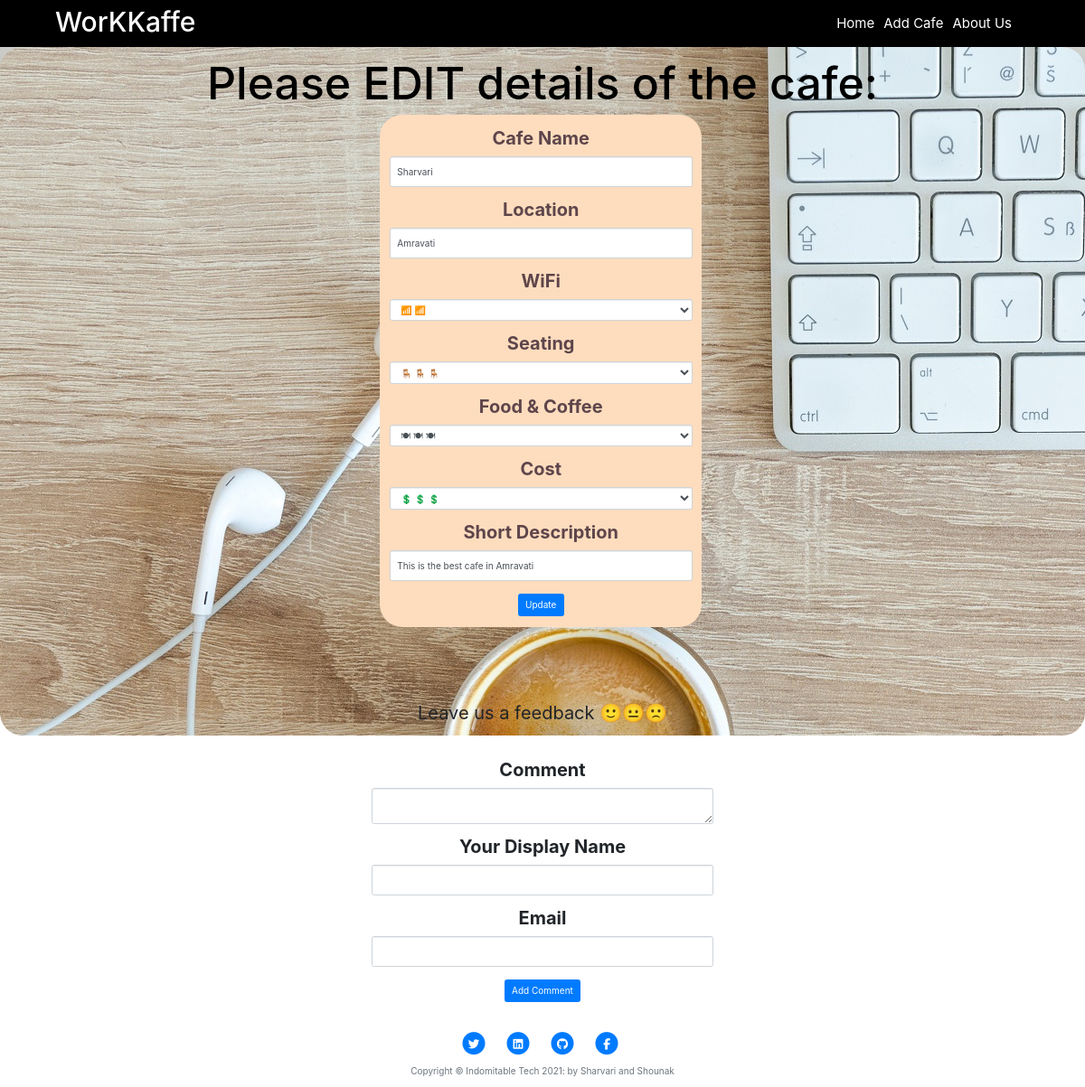
Screenshot of /edit/1 with the database file from the repository.
### main.py (models this page shows)
class CafeDB(db.Model):
    __tablename__ = "cafe"
    id = db.Column(db.Integer, primary_key=True)
    cafe_name = db.Column(db.Text, unique=True, nullable=False)
    address = db.Column(db.Text, nullable=False)
    wifi = db.Column(db.Text, nullable=False)
    seating = db.Column(db.Text, nullable=False)
    food = db.Column(db.Text, nullable=False)
    cost = db.Column(db.Text, nullable=False)
    description = db.Column(db.Text, nullable=False)
    reviews = relationship("CafeReviewsDB", back_populates="cafe")

### main.py (the view, shortened to what this page needs)
@app.route("/edit/<int:index>", methods=["POST", "GET"])
def edit_cafe(index):
    feedback_form = AddWebsiteComments()
    cafe_data = CafeDB.query.filter_by(id=index).first()
    cafe_edit_form = EditCafe(cafe_name=cafe_data.cafe_name,
                              address=cafe_data.address,
                              wifi=cafe_data.wifi,
                              seating=cafe_data.seating,
                              food=cafe_data.food,
                              cost=cafe_data.cost,
                              description=cafe_data.description)
    feedback_form = AddWebsiteComments()
    return render_template("edit.html", form=cafe_edit_form, feedback_form=feedback_form)

### forms.py
class AddWebsiteComments(FlaskForm):
    comment = CKEditorField("Comment", validators=[DataRequired()])
    commentator_name = StringField("Your Display Name", validators=[DataRequired()])
    commentator_email = StringField("Email",validators=[DataRequired(),Email()])
    submit = SubmitField("Add Comment")

class EditCafe(FlaskForm):
    cafe_name = StringField("Cafe Name", validators=[DataRequired()])
    address = StringField("Location", validators=[DataRequired()])
    wifi = SelectField('WiFi',choices=['🚫','📶','📶 📶','📶 📶 📶'], validators=[DataRequired()])
    seating = SelectField('Seating', choices=['🚫','🪑','🪑 🪑','🪑 🪑 🪑'], validators=[DataRequired()])
    food = SelectField('Food & Coffee', choices=['🚫','🍽','🍽 🍽','🍽 🍽 🍽'], validators=[DataRequired()])
    cost = SelectField('Cost', choices=['🚫','💲', '💲 💲', '💲 💲 💲'], validators=[DataRequired()])
    description = StringField("Short Description", validators=[DataRequired()])
    submit = SubmitField("Update")

### templates/edit.html (shortened to what this page needs)
{% extends 'bootstrap/base.html' %}
{% import "bootstrap/wtf.html" as wtf %}
{% block content %}
{% include "header.html" %}
<header class="masthead "
        style="background-image: url({{ url_for('static', filename='images/edit.jpg')}});
        background-repeat:no-repeat;background-size:cover; background-position: center center; height:700px;">
    <div class="container-fluid start-end" style="padding-top:10px;border-radius:25px;">
        <div style="height:50%; margin:auto;padding:0;color:black;">
            <div style="margin:auto;">
                <h3 style="padding:0;font-size:5rem;">Please EDIT details of the cafe: </h3>
                <div class="col-md-12 col-sm-6 col-md-offset-4 col-sm-offset-4"
                     style="width:33%;background-color:#FEDDBE;color:#5E454B;padding:1%;font-size:2rem;border-radius:25px;">
                    {{ wtf.quick_form(form, novalidate=True, button_map={"submit": "primary"}) }}
                </div>
            </div>
        </div>
    </div>
</header>
{% include "footer.html" %}
{% endblock %}

### static/css/styles.css (style rules this page uses)
.container-fluid { padding: 0 5%; }
.start-end { padding: 10% 5%; text-align: center; background-image: url("../static/images/cafe.jpg"); }

### rows the page displays
CafeDB: cafe_name "Sharvari", address "Amravati", wifi "📶 📶", seating "🪑 🪑 🪑", food "🍽 🍽 🍽", cost "💲 💲 💲", description "This is the best cafe in Amravati"
